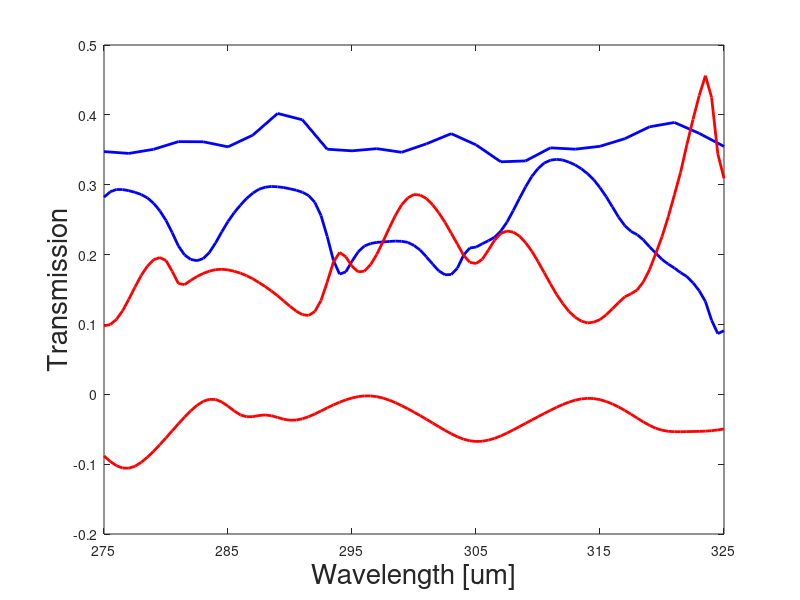

Source code (MATLAB): (Note: this script raises an error after producing the figure.)
clear;
close all;

c = 299792458;
%% Splitter %%
Splitter_T = csvread('1_TMmode_result_T.csv');
Splitter_R = csvread('1_TMmode_result_R.csv');
Raw_T = csvread('rawSample_T.csv');
Raw_R = csvread('rawSample_R.csv');
% Splitter_T = csvread('rewardsample_T.csv');
% Splitter_R = csvread('rewardsample_R.csv');
% Transmission polt properties
T_Linewidth = 2;
T_color = 'b';
% Reflection polt properties
R_Linewidth = 2;
R_color = 'r';
%% Plot %%
% plot properties
label_Fontsize = 20;
tick_Fontsize = 15;

% linear
figure;
plot(Splitter_T(:,1)*10^6, Splitter_T(:,2), T_color, 'Linewidth', T_Linewidth);
hold on;
plot(Splitter_R(:,1)*10^6, Splitter_R(:,2), R_color, 'Linewidth', R_Linewidth);
hold on;
plot(Raw_T(:,1)*10^6, Raw_T(:,2), T_color, 'Linewidth', T_Linewidth);
hold on;
plot(Raw_R(:,1)*10^6, abs(Raw_R(:,2)), R_color, 'Linewidth', R_Linewidth);
xlabel('Wavelength [um]', 'Fontsize', label_Fontsize);
ylabel('Transmission', 'Fontsize', label_Fontsize);
xlim([275 325]);
xticks([275 285 295 305 315 325]);
ax = gca;
ax.FontSize = tick_Fontsize;
ax.FontWeight = 'bold';

% dB
figure;
plot(Splitter_T(:,1)*10^6, 10*log10(Splitter_T(:,2)), T_color, 'Linewidth', T_Linewidth);
hold on;
plot(Splitter_R(:,1)*10^6, 10*log10(abs(Splitter_R(:,2))), R_color, 'Linewidth', R_Linewidth);
hold on;
plot(Raw_T(:,1)*10^6, 10*log10(Raw_T(:,2)), strcat('--',T_color), 'Linewidth', T_Linewidth);
hold on;
plot(Raw_R(:,1)*10^6, 10*log10(abs(Raw_R(:,2))), strcat('--',R_color), 'Linewidth', R_Linewidth);
xlabel('Wavelength [um]', 'Fontsize', label_Fontsize);
ylabel('Transmission [dB]', 'Fontsize', label_Fontsize);
xlim([275 325]);
xticks([275 285 295 305 315 325])
ax = gca;
ax.FontSize = tick_Fontsize;
ax.FontWeight = 'bold';

[Splitter_avg, Splitter_min, Splitter_max, Splitter_uniform] = Splitter(Splitter_T);
[Raw_avg, Raw_min, Raw_max, Raw_uniform] = Splitter(Raw_T);

function [avgT, minT, maxT, uniform] = Splitter(x)
avgT = mean(10*log10(x(:,2)));
minT = min(10*log10(x(:,2)));
maxT = max(10*log10(x(:,2)));
uniform = maxT - minT;
end
